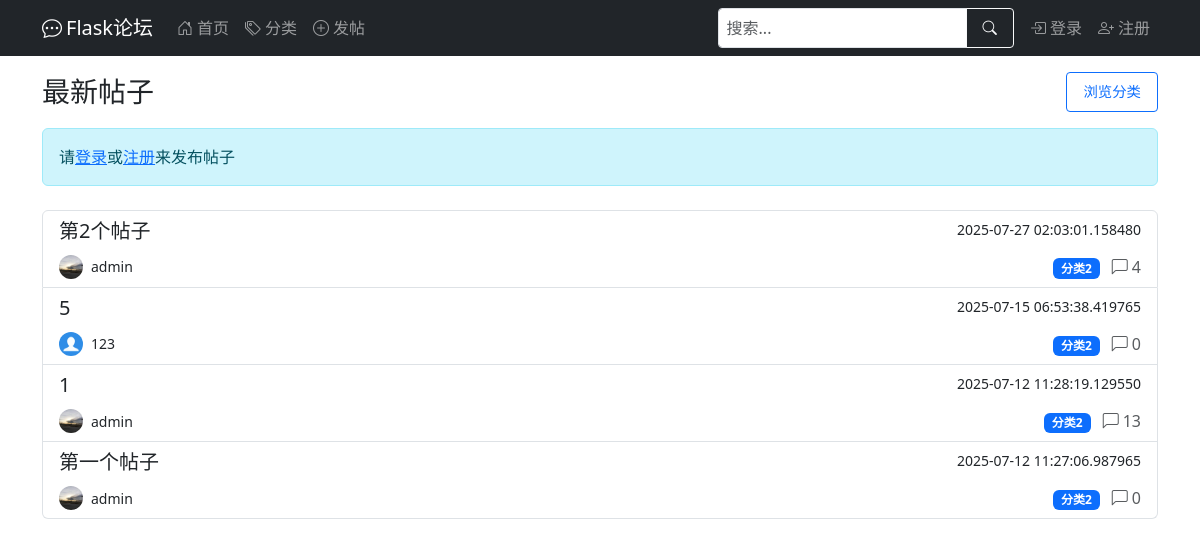
Before: / with the older database file.
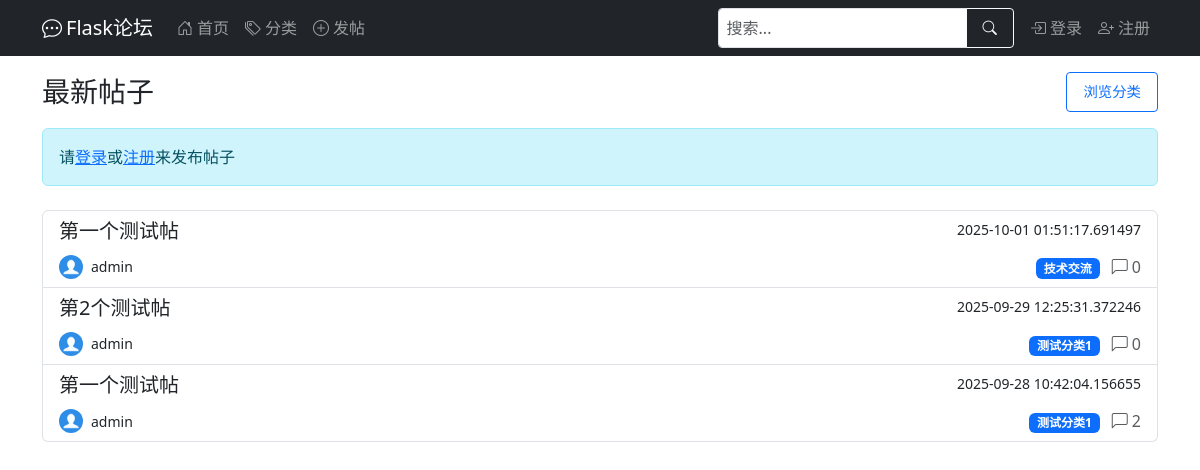
After: the same page with the newer database file.
### app/models.py (models this page shows, shortened)
class Post(db.Model):
    __tablename__ = 'post'
    id = db.Column(db.Integer, primary_key=True)
    title = db.Column(db.String(100), nullable=False)
    content = db.Column(db.Text, nullable=False)
    created_at = db.Column(db.DateTime, default=datetime.utcnow)
    last_updated = db.Column(db.DateTime, default=datetime.utcnow, onupdate=datetime.utcnow)
    views = db.Column(db.Integer, default=0)  # 浏览量
    user_id = db.Column(db.Integer, db.ForeignKey('user.id'), nullable=False)  # 对应user.id
    category_id = db.Column(db.Integer, db.ForeignKey('category.id'))  # 对应category.id
    comments = db.relationship('Comment', backref='post', lazy='select')  # post.comment查到所有评论
    _comment_count = db.Column('comment_count', db.Integer, default=0)
    @property
    def comment_count(self):
        return self._comment_count
    @comment_count.setter
    def comment_count(self, value):
        self._comment_count = value

class User(UserMixin, db.Model):
    __tablename__ = 'user'
    id = db.Column(db.Integer, primary_key=True)
    username = db.Column(db.String(64), index=True, unique=True, nullable=False)
    email = db.Column(db.String(120), index=True, unique=True, nullable=False)
    password_hash = db.Column(db.String(128), nullable=False)
    created_at = db.Column(db.DateTime, default=datetime.utcnow)
    last_seen = db.Column(db.DateTime, default=datetime.utcnow)
    about_me = db.Column(db.Text)
    avatar = db.Column(db.String(120), default='default.jpg')  # 头像
    permissions = db.Column(db.Integer, default=Permissions.USER)
    posts = db.relationship('Post', backref='author', lazy='dynamic')  # 在Post处能查到作者，用法：Post.author
    def avatar_url(self):
        return url_for('static', filename=f'profile_pics/{self.avatar}', _external=True)

class Category(db.Model):
    __tablename__ = 'category'
    id = db.Column(db.Integer, primary_key=True)
    name = db.Column(db.String(50), unique=True, nullable=False)
    posts = db.relationship('Post', backref='category', lazy=True)  # 从Post里能查到分类,Post.category

### app/routes.py (the view)
@main.route('/')
def index():
    page = request.args.get('page', 1, type=int)
    per_page = current_app.config.get('POSTS_PER_PAGE', 10)
    search_query = request.args.get('q', '')
    query = base_posts_query()
    if search_query:
        query = query.filter(Post.title.ilike(f'%{search_query}%'))
    query = query.order_by(Post.created_at.desc())
    pagination = query.paginate(page=page, per_page=per_page, error_out=False)
    posts = create_posts_with_comment_count(pagination)
    return render_template('index.html', posts=posts, search_query=search_query)

### app/utils.py (called while the page is built)
def create_posts_with_comment_count(pagination, category=None):
    posts = []
    for post, comment_count_val in pagination.items:
        new_post = Post(
            id=post.id,
            title=post.title,
            content=post.content,
            created_at=post.created_at,
            last_updated=post.last_updated,
            views=post.views,
            user_id=post.user_id,
            category_id=post.category_id,
            _comment_count=comment_count_val,
            author=post.author
        )
        new_post.category = category or post.category
        posts.append(new_post)
    return CustomPagination(
        items=posts,
        page=pagination.page,
        per_page=pagination.per_page,
        total=pagination.total
    )

def base_posts_query():
    comment_count = db.session.query(
        Comment.post_id,
        func.count(Comment.id).label('comment_count')
    ).group_by(Comment.post_id).subquery()  # 修正位置
    return db.session.query(
        Post,
        func.coalesce(comment_count.c.comment_count, 0).label('comment_count')
    ).outerjoin(
        comment_count, Post.id == comment_count.c.post_id
    ).options(
        joinedload(Post.author),
        joinedload(Post.category)
    )

### app/templates/index.html (shortened to what this page needs)
{% extends "base.html" %}
{% import "_pagination.html" as pagination %}
{% block content %}
<div class="d-flex justify-content-between align-items-center mb-3">
    <h1 class="h3 mb-0">最新帖子</h1>
    <a href="{{ url_for('main.list_categories') }}" class="btn btn-sm btn-outline-primary d-none d-md-inline-block">
        浏览分类
    </a>
</div>
{% if current_user.is_authenticated %}
<div class="d-grid gap-2 mb-4">
    <a href="{{ url_for('main.create_post') }}" class="btn btn-primary">
        <i class="bi bi-plus-circle me-1"></i> 发布新帖
    </a>
</div>
{% else %}
<div class="alert alert-info mb-4">
    请<a href="{{ url_for('auth.login') }}">登录</a>或<a href="{{ url_for('auth.register') }}">注册</a>来发布帖子
</div>
{% endif %}
{% if posts.items %}
<div class="list-group">
    {% for post in posts.items %}
    <a href="{{ url_for('main.post_detail', post_id=post.id) }}" class="list-group-item list-group-item-action">
        <div class="d-flex w-100 justify-content-between">
            <h5 class="mb-1">{{ post.title }}</h5>
            <small>{{ post.created_at }}</small>
        </div>
        <div class="d-flex justify-content-between align-items-center mt-2">
            <div class="d-flex align-items-center">
                <img src="{{ post.author.avatar_url() }}" class="rounded-circle me-2" width="24" height="24" alt="头像">
                <small>{{ post.author.username }}</small>
            </div>
            <div>
                {% if post.category %}
                <span class="badge bg-primary">{{ post.category.name }}</span>
                {% endif %}
                <span class="text-muted ms-2">
                    <i class="bi bi-chat-left me-1"></i>{{ post.comment_count }}
                </span>
            </div>
        </div>
    </a>
    {% endfor %}
</div>
{% endif %}
{% endblock %}

### app/templates/base.html (shortened to what this page needs)
<!DOCTYPE html>
<html lang="zh" data-bs-theme="auto">
<head>
    <link href="/static/css/bootstrap.min.css" rel="stylesheet">
    <link rel="stylesheet" href="/static/css/bootstrap-icons.css">
</head>
<body>
<nav class="navbar navbar-expand-lg navbar-dark bg-dark desktop-nav">
    <div class="container">
        <a class="navbar-brand" href="{{ url_for('main.index') }}">
            <i class="bi bi-chat-dots me-1"></i>Flask论坛
        </a>
        <div class="collapse navbar-collapse" id="mainNavbar">
            <ul class="navbar-nav me-auto">
                <li class="nav-item">
                    <a class="nav-link" href="{{ url_for('main.index') }}">
                        <i class="bi bi-house-door me-1"></i>首页
                    </a>
                </li>
                <li class="nav-item">
                    <a class="nav-link" href="{{ url_for('main.list_categories') }}">
                        <i class="bi bi-tags me-1"></i>分类
                    </a>
                </li>
                <li class="nav-item">
                    <a class="nav-link" href="{{ url_for('main.create_post') }}">
                        <i class="bi bi-plus-circle me-1"></i>发帖
                    </a>
                </li>
            </ul>
            <form class="d-flex me-2 my-2 my-lg-0" action="{{ url_for('main.index') }}" method="get">
                <div class="input-group">
                    <input type="search" name="q" class="form-control form-control-sm" placeholder="搜索..."
                           aria-label="搜索" value="{{ request.args.get('q', '') }}">
                    <button class="btn btn-outline-light btn-sm" type="submit">
                        <i class="bi bi-search"></i>
                    </button>
                </div>
            </form>
            <ul class="navbar-nav">
                {% if current_user.is_authenticated %}
                <li class="nav-item dropdown">
                    <a class="nav-link dropdown-toggle" href="#" id="userDropdown" role="button"
                       data-bs-toggle="dropdown" aria-expanded="false">
                        <img src="{{ current_user.avatar_url() }}" class="rounded-circle me-1" width="24" height="24"
                             alt="头像">
                        {{ current_user.username }}
                    </a>
                    <ul class="dropdown-menu dropdown-menu-end" aria-labelledby="userDropdown">
                        <li>
                            <a class="dropdown-item"
                               href="{{ url_for('main.user_profile', username=current_user.username) }}">
                                <i class="bi bi-person me-1"></i>个人资料
                            </a>
                        </li>
                        <li>
                            <a class="dropdown-item" href="{{ url_for('main.edit_profile') }}">
                                <i class="bi bi-gear me-1"></i>设置
                            </a>
                        </li>
                        <li>
                            <a class="dropdown-item" href="{{ url_for('main.message_page') }}">
                                <i class="bi bi-messenger me-1"></i>消息
                            </a>
                        </li>
                        {% if current_user.is_admin %}
                        <li>
                            <hr class="dropdown-divider">
                        </li>
                        <li>
                            <a class="dropdown-item" href="{{ url_for('admin.add_category') }}">
                                <i class="bi bi-plus-circle me-1"></i>添加分类
                            </a>
                        </li>
                        {% endif %}
                        <li>
                            <hr class="dropdown-divider">
                        </li>
                        <li>
                            <a class="dropdown-item" href="{{ url_for('auth.logout') }}">
                                <i class="bi bi-box-arrow-right me-1"></i>退出
                            </a>
                        </li>
                    </ul>
                </li>
                {% else %}
                <li class="nav-item">
                    <a class="nav-link" href="{{ url_for('auth.login') }}">
                        <i class="bi bi-box-arrow-in-right me-1"></i>登录
                    </a>
                </li>
                <li class="nav-item">
                    <a class="nav-link" href="{{ url_for('auth.register') }}">
                        <i class="bi bi-person-plus me-1"></i>注册
                    </a>
                </li>
                {% endif %}
            </ul>
        </div>
    </div>
</nav>
<main class="container mt-3 mb-5">
    {% block content %}{% endblock %}
</main>
</body>
</html>

### app/templates/base.html (style rules this page uses)
:root { --mobile-nav-height: 56px; }
@media (min-width: 769px) { .desktop-nav { display: block; } }
input, textarea, select { font-size: 16px !important; }
.btn { padding: 8px 16px; font-size: 0.9rem; }

Changed rows visible on the page:
removed Post: title "第2个帖子", created_at "2025-07-27 02:03:01.158480", author.avatar_url (picture), author.username "admin", category.name "分类2", comment_count "4"
removed Post: title "5", created_at "2025-07-15 06:53:38.419765", author.avatar_url (placeholder picture), author.username "123", category.name "分类2", comment_count "0"
removed Post: title "1", created_at "2025-07-12 11:28:19.129550", author.avatar_url (picture), author.username "admin", category.name "分类2", comment_count "13"
added Post: title "第一个测试帖", created_at "2025-10-01 01:51:17.691497", author.avatar_url (placeholder picture), author.username "admin", category.name "技术交流", comment_count "0"
added Post: title "第2个测试帖", created_at "2025-09-29 12:25:31.372246", author.avatar_url (placeholder picture), author.username "admin", category.name "测试分类1", comment_count "0"
changed Post (number 3 of 3 on the later page): title "第一个帖子" → "第一个测试帖"; created_at "2025-07-12 11:27:06.987965" → "2025-09-28 10:42:04.156655"; author.avatar_url: picture removed, a placeholder shows; category.name "分类2" → "测试分类1"; comment_count "0" → "2"
